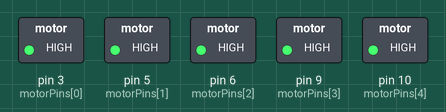
Simulated run of this sketch. Board: Arduino Uno, built with avr-gcc and run on an emulated ATmega328P. On the bench: switched loads named in the sketch (green lamp = pin HIGH).

Above: at 0.1 s.
At 2.6 s:
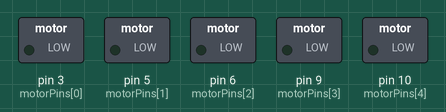
Timing chart, 0 to 4.1 s (numbered marks = the images above):
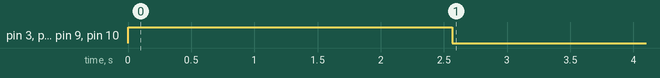

Measured:
- by itself, pin 3 (motorPins[0]), pin 5 (motorPins[1]), pin 6 (motorPins[2]), pin 9 (motorPins[3]), pin 10 (motorPins[4]): LOW → HIGH at 0.00 s, → LOW 2.6 s later

The sketch:

vibrtinthngy.ino
```cpp
#include <Wire.h>

const byte SHAKE_VALUE = 255;
const byte motorPins[] = {
  3, 5, 6, 9, 10
};
byte motorValues[] = {
  SHAKE_VALUE, SHAKE_VALUE, SHAKE_VALUE, SHAKE_VALUE, SHAKE_VALUE
};

void setup()
{
  Wire.begin(8);                // join i2c bus with address #8
  Wire.onReceive(receiveEvent); // register event
  Serial.begin(9600);           // start serial for output
}

void loop()
{
  // Update all the motors.
  for(byte i = 0; i < 5; ++i)
  {
    analogWrite(motorPins[i], motorValues[i] > 0 ? SHAKE_VALUE : 0);
    if(motorValues[i] > 0)
    {
      motorValues[i]--;
    }
  }
  delay(10);
}

void receiveEvent(int howMany) {
  while (1 < Wire.available()) { // loop through all but the last
    byte id = Wire.read();
    byte val = Wire.read();
    if(val > 0)
    {
      motorValues[id] = val;
    }
  }
}
```
